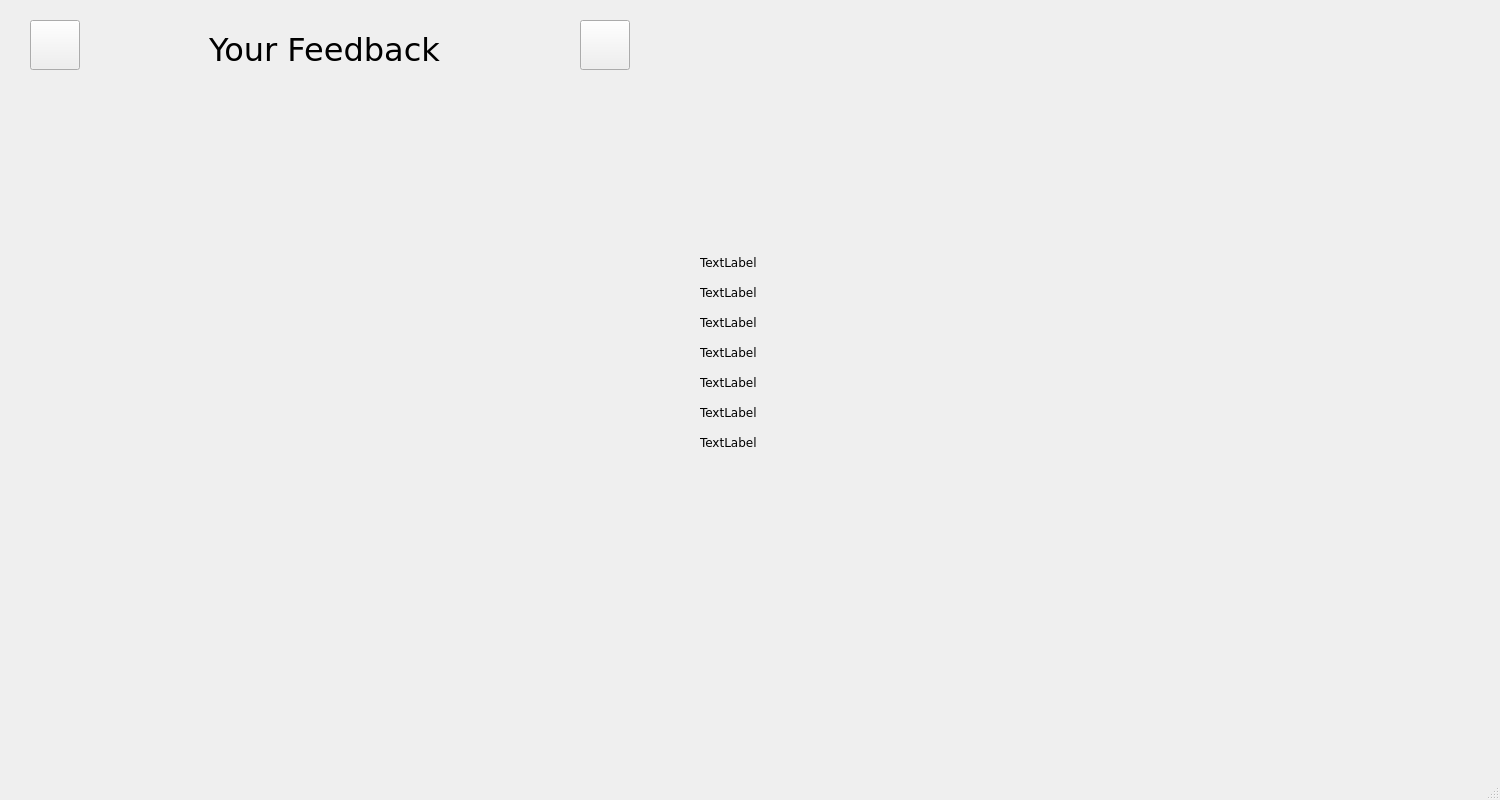
<?xml version="1.0" encoding="UTF-8"?>
<ui version="4.0">
 <class>feedback</class>
 <widget class="QMainWindow" name="feedback">
  <property name="geometry">
   <rect>
    <x>0</x>
    <y>0</y>
    <width>1500</width>
    <height>800</height>
   </rect>
  </property>
  <property name="windowTitle">
   <string>Your Feedback</string>
  </property>
  <widget class="QWidget" name="centralwidget">
   <widget class="QLabel" name="title">
    <property name="geometry">
     <rect>
      <x>209</x>
      <y>25</y>
      <width>240</width>
      <height>50</height>
     </rect>
    </property>
    <property name="font">
     <font>
      <family>Verdana</family>
      <pointsize>24</pointsize>
     </font>
    </property>
    <property name="text">
     <string>Your Feedback</string>
    </property>
   </widget>
   <widget class="QPushButton" name="back">
    <property name="geometry">
     <rect>
      <x>30</x>
      <y>20</y>
      <width>50</width>
      <height>50</height>
     </rect>
    </property>
    <property name="text">
     <string/>
    </property>
    <property name="icon">
     <iconset>
      <normaloff>../assets/arrow_back.png</normaloff>../assets/arrow_back.png</iconset>
    </property>
    <property name="iconSize">
     <size>
      <width>50</width>
      <height>50</height>
     </size>
    </property>
   </widget>
   <widget class="QLabel" name="score">
    <property name="geometry">
     <rect>
      <x>700</x>
      <y>250</y>
      <width>400</width>
      <height>25</height>
     </rect>
    </property>
    <property name="font">
     <font>
      <family>Verdana</family>
     </font>
    </property>
    <property name="text">
     <string>TextLabel</string>
    </property>
   </widget>
   <widget class="QLabel" name="max_acc">
    <property name="geometry">
     <rect>
      <x>700</x>
      <y>280</y>
      <width>400</width>
      <height>25</height>
     </rect>
    </property>
    <property name="font">
     <font>
      <family>Verdana</family>
     </font>
    </property>
    <property name="text">
     <string>TextLabel</string>
    </property>
   </widget>
   <widget class="QLabel" name="punch_time">
    <property name="geometry">
     <rect>
      <x>700</x>
      <y>310</y>
      <width>400</width>
      <height>25</height>
     </rect>
    </property>
    <property name="font">
     <font>
      <family>Verdana</family>
     </font>
    </property>
    <property name="text">
     <string>TextLabel</string>
    </property>
   </widget>
   <widget class="QLabel" name="secondaryPushAmpl">
    <property name="geometry">
     <rect>
      <x>700</x>
      <y>340</y>
      <width>400</width>
      <height>25</height>
     </rect>
    </property>
    <property name="font">
     <font>
      <family>Verdana</family>
     </font>
    </property>
    <property name="text">
     <string>TextLabel</string>
    </property>
   </widget>
   <widget class="QLabel" name="total_energy">
    <property name="geometry">
     <rect>
      <x>700</x>
      <y>370</y>
      <width>400</width>
      <height>25</height>
     </rect>
    </property>
    <property name="font">
     <font>
      <family>Verdana</family>
     </font>
    </property>
    <property name="text">
     <string>TextLabel</string>
    </property>
   </widget>
   <widget class="QLabel" name="x_resultant_percentage">
    <property name="geometry">
     <rect>
      <x>700</x>
      <y>400</y>
      <width>400</width>
      <height>25</height>
     </rect>
    </property>
    <property name="font">
     <font>
      <family>Verdana</family>
     </font>
    </property>
    <property name="text">
     <string>TextLabel</string>
    </property>
   </widget>
   <widget class="QLabel" name="total_energy2">
    <property name="geometry">
     <rect>
      <x>700</x>
      <y>430</y>
      <width>400</width>
      <height>25</height>
     </rect>
    </property>
    <property name="font">
     <font>
      <family>Verdana</family>
     </font>
    </property>
    <property name="text">
     <string>TextLabel</string>
    </property>
   </widget>
   <widget class="QPushButton" name="save">
    <property name="geometry">
     <rect>
      <x>580</x>
      <y>20</y>
      <width>50</width>
      <height>50</height>
     </rect>
    </property>
    <property name="text">
     <string/>
    </property>
    <property name="icon">
     <iconset>
      <normaloff>../assets/save.png</normaloff>../assets/save.png</iconset>
    </property>
    <property name="iconSize">
     <size>
      <width>50</width>
      <height>50</height>
     </size>
    </property>
   </widget>
  </widget>
  <widget class="QStatusBar" name="statusbar">
   <property name="enabled">
    <bool>false</bool>
   </property>
   <property name="sizeGripEnabled">
    <bool>true</bool>
   </property>
  </widget>
 </widget>
 <resources/>
 <connections/>
</ui>
